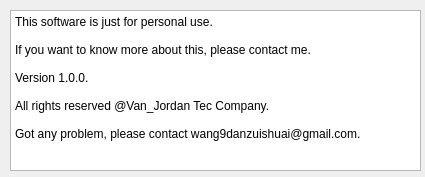
<?xml version="1.0" encoding="UTF-8"?>
<ui version="4.0">
 <class>Form</class>
 <widget class="QWidget" name="Form">
  <property name="geometry">
   <rect>
    <x>0</x>
    <y>0</y>
    <width>425</width>
    <height>177</height>
   </rect>
  </property>
  <property name="windowTitle">
   <string>Form</string>
  </property>
  <widget class="QTextBrowser" name="textBrowser">
   <property name="geometry">
    <rect>
     <x>10</x>
     <y>10</y>
     <width>411</width>
     <height>161</height>
    </rect>
   </property>
   <property name="html">
    <string>&lt;!DOCTYPE HTML PUBLIC &quot;-//W3C//DTD HTML 4.0//EN&quot; &quot;http://www.w3.org/TR/REC-html40/strict.dtd&quot;&gt;
&lt;html&gt;&lt;head&gt;&lt;meta name=&quot;qrichtext&quot; content=&quot;1&quot; /&gt;&lt;meta charset=&quot;utf-8&quot; /&gt;&lt;style type=&quot;text/css&quot;&gt;
p, li { white-space: pre-wrap; }
hr { height: 1px; border-width: 0; }
li.unchecked::marker { content: &quot;\2610&quot;; }
li.checked::marker { content: &quot;\2612&quot;; }
&lt;/style&gt;&lt;/head&gt;&lt;body style=&quot; font-family:'Microsoft YaHei UI'; font-size:9pt; font-weight:400; font-style:normal;&quot;&gt;
&lt;p style=&quot; margin-top:0px; margin-bottom:0px; margin-left:0px; margin-right:0px; -qt-block-indent:0; text-indent:0px;&quot;&gt;This software is just for personal use.&lt;/p&gt;
&lt;p style=&quot;-qt-paragraph-type:empty; margin-top:0px; margin-bottom:0px; margin-left:0px; margin-right:0px; -qt-block-indent:0; text-indent:0px;&quot;&gt;&lt;br /&gt;&lt;/p&gt;
&lt;p style=&quot; margin-top:0px; margin-bottom:0px; margin-left:0px; margin-right:0px; -qt-block-indent:0; text-indent:0px;&quot;&gt;If you want to know more about this, please contact me.&lt;/p&gt;
&lt;p style=&quot;-qt-paragraph-type:empty; margin-top:0px; margin-bottom:0px; margin-left:0px; margin-right:0px; -qt-block-indent:0; text-indent:0px;&quot;&gt;&lt;br /&gt;&lt;/p&gt;
&lt;p style=&quot; margin-top:0px; margin-bottom:0px; margin-left:0px; margin-right:0px; -qt-block-indent:0; text-indent:0px;&quot;&gt;Version 1.0.0.&lt;/p&gt;
&lt;p style=&quot;-qt-paragraph-type:empty; margin-top:0px; margin-bottom:0px; margin-left:0px; margin-right:0px; -qt-block-indent:0; text-indent:0px;&quot;&gt;&lt;br /&gt;&lt;/p&gt;
&lt;p style=&quot; margin-top:0px; margin-bottom:0px; margin-left:0px; margin-right:0px; -qt-block-indent:0; text-indent:0px;&quot;&gt;All rights reserved @Van_Jordan Tec Company.&lt;/p&gt;
&lt;p style=&quot;-qt-paragraph-type:empty; margin-top:0px; margin-bottom:0px; margin-left:0px; margin-right:0px; -qt-block-indent:0; text-indent:0px;&quot;&gt;&lt;br /&gt;&lt;/p&gt;
&lt;p style=&quot; margin-top:0px; margin-bottom:0px; margin-left:0px; margin-right:0px; -qt-block-indent:0; text-indent:0px;&quot;&gt;Got any problem, please contact wang9danzuishuai@gmail.com.&lt;/p&gt;&lt;/body&gt;&lt;/html&gt;</string>
   </property>
  </widget>
 </widget>
 <resources/>
 <connections/>
</ui>
